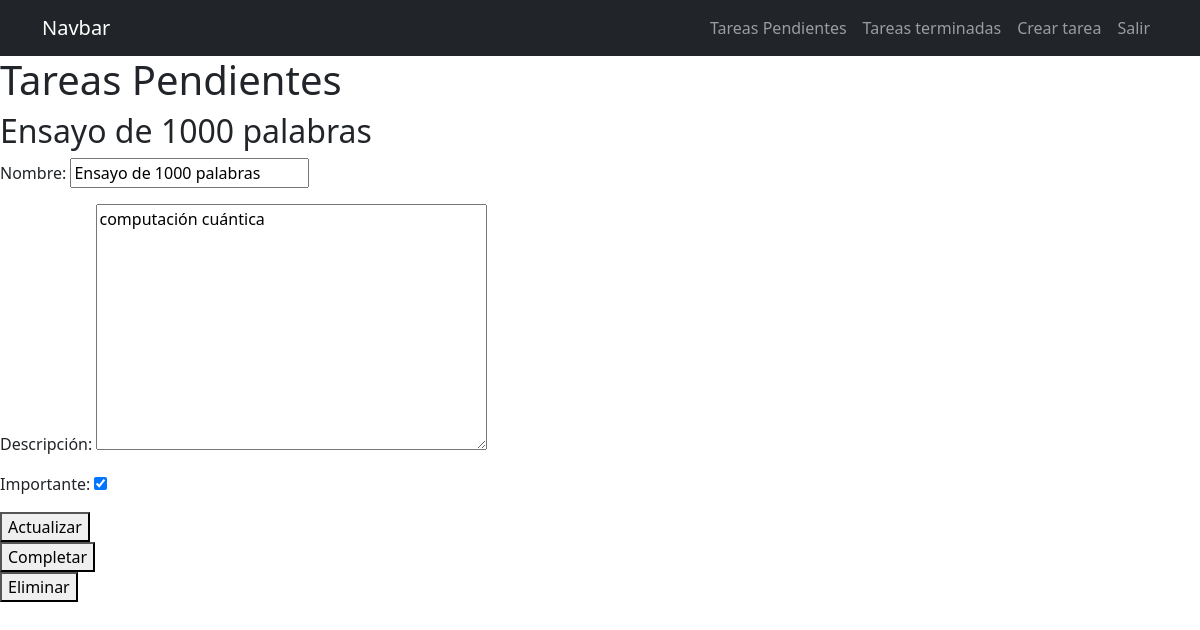
The page /tareas/4/ (signed in) on the database its author committed.
### catalog/models.py (models this page shows, shortened)
class tarea(models.Model):
    Nombre = models.CharField(max_length=80)
    Descripción = models.TextField(blank=True)
    Creado = models.DateTimeField(auto_now_add=True)
    Fecha_completada =models.DateTimeField(null=True, blank=True)
    Importante = models.BooleanField(default=False)
    user = models.ForeignKey(User, on_delete=models.CASCADE)

### catalog/views.py (the view, shortened to what this page needs)
# urls.py: path('tareas/<int:tarea_id>/', views.info_tarea, name='info_tarea'),
@login_required
def info_tarea(request, tarea_id):
    print(tarea_id)
    if request.method == "GET":
        tarea1 = get_object_or_404(tarea, id=tarea_id, user=request.user)
        form = formularioTarea(instance=tarea1)
        return render(request, 'tarea_info.html', {"tarea": tarea1, 'form': form})

### catalog/forms.py
class formularioTarea(ModelForm):
    class Meta:
        model = tarea
        fields = ["Nombre", "Descripción", "Importante"]

### catalog/templates/tarea_info.html (shortened to what this page needs)
{% extends 'base.html' %}
{% block content %}
    <h1>Tareas Pendientes</h1>
    <h2>{{tarea.Nombre}}</h2>
    <form method="post">
        {{form.as_p}}
        <button>
            Actualizar
        </button>
    </form>
    <form action="{% url 'tareas_completadas' tarea.id %}" method="post">
            <button>
                Completar
            </button>
    </form>
    <form action="{% url 'eliminar_tarea' tarea.id %}" method="post">
            <button>
                Eliminar
            </button>
    </form>
{% endblock %}

### rows shown on the page
tarea: Nombre "Ensayo de 1000 palabras", Descripción "computación cuántica", Importante "☑"
